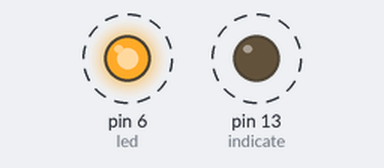
Simulated run of this sketch. Board: Arduino Uno, built with avr-gcc and run on an emulated ATmega328P. On the bench: output pins drawn as LEDs (lit = HIGH). Dashed ring = blinking.

Above: at 0.02 s.
Timing chart, 0 to 3.0 s (numbered marks = the images above):
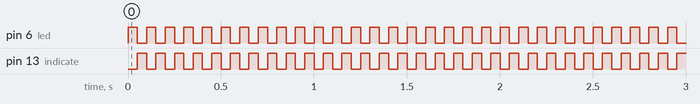

Measured:
- by itself, pin 6 (led), pin 13 (indicate): alternates HIGH for 0.05 s and LOW for 0.05 s

The sketch:

Halloween.ino
```cpp
/*
 * Halloween.ino: A program to control leds and indicator with an eerie strobing effect
 * Required Components
 * 1 Arduino Uno
 * 1 Breadboard
 * 1 Led
 * 1 100 Ω Resistor
 * 3 Jumper Wires
*/

//connect positve to pin 6, negative to ground
int led = 6;
int indicate = 13;
void setup() {
  pinMode(led, OUTPUT);
  pinMode(indicate, OUTPUT);
}

void loop() {
  //turning the led on
  analogWrite(led, 255);
  digitalWrite(indicate,LOW);
  delay(50);
  //turning the led off
  analogWrite(led, 0);
  digitalWrite(indicate,HIGH);
  delay(50);
}
```
